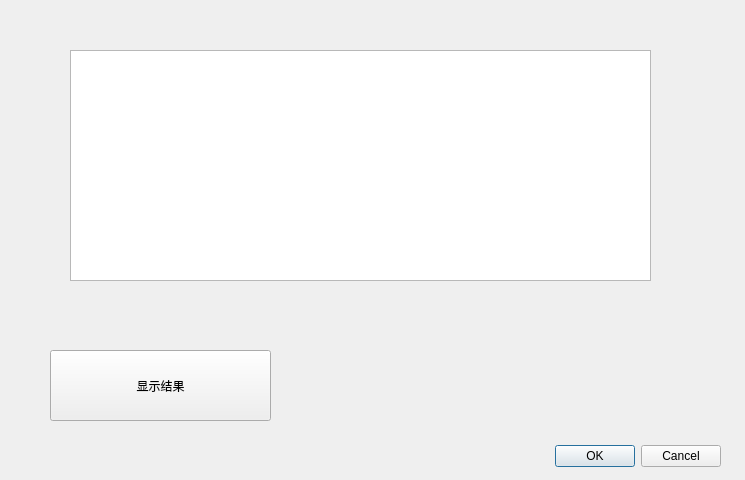
<?xml version="1.0" encoding="UTF-8"?>
<ui version="4.0">
 <class>history</class>
 <widget class="QDialog" name="history">
  <property name="geometry">
   <rect>
    <x>0</x>
    <y>0</y>
    <width>745</width>
    <height>480</height>
   </rect>
  </property>
  <property name="windowTitle">
   <string>Dialog</string>
  </property>
  <widget class="QDialogButtonBox" name="buttonBox">
   <property name="geometry">
    <rect>
     <x>380</x>
     <y>440</y>
     <width>341</width>
     <height>32</height>
    </rect>
   </property>
   <property name="orientation">
    <enum>Qt::Horizontal</enum>
   </property>
   <property name="standardButtons">
    <set>QDialogButtonBox::Cancel|QDialogButtonBox::Ok</set>
   </property>
  </widget>
  <widget class="QPushButton" name="pushButton">
   <property name="geometry">
    <rect>
     <x>50</x>
     <y>350</y>
     <width>221</width>
     <height>71</height>
    </rect>
   </property>
   <property name="styleSheet">
    <string notr="true">font: 28pt &quot;宋体&quot;;</string>
   </property>
   <property name="text">
    <string>显示结果</string>
   </property>
  </widget>
  <widget class="QTextEdit" name="textEdit">
   <property name="geometry">
    <rect>
     <x>70</x>
     <y>50</y>
     <width>581</width>
     <height>231</height>
    </rect>
   </property>
  </widget>
 </widget>
 <resources/>
 <connections>
  <connection>
   <sender>buttonBox</sender>
   <signal>accepted()</signal>
   <receiver>history</receiver>
   <slot>accept()</slot>
   <hints>
    <hint type="sourcelabel">
     <x>248</x>
     <y>254</y>
    </hint>
    <hint type="destinationlabel">
     <x>157</x>
     <y>274</y>
    </hint>
   </hints>
  </connection>
  <connection>
   <sender>buttonBox</sender>
   <signal>rejected()</signal>
   <receiver>history</receiver>
   <slot>reject()</slot>
   <hints>
    <hint type="sourcelabel">
     <x>316</x>
     <y>260</y>
    </hint>
    <hint type="destinationlabel">
     <x>286</x>
     <y>274</y>
    </hint>
   </hints>
  </connection>
 </connections>
</ui>
